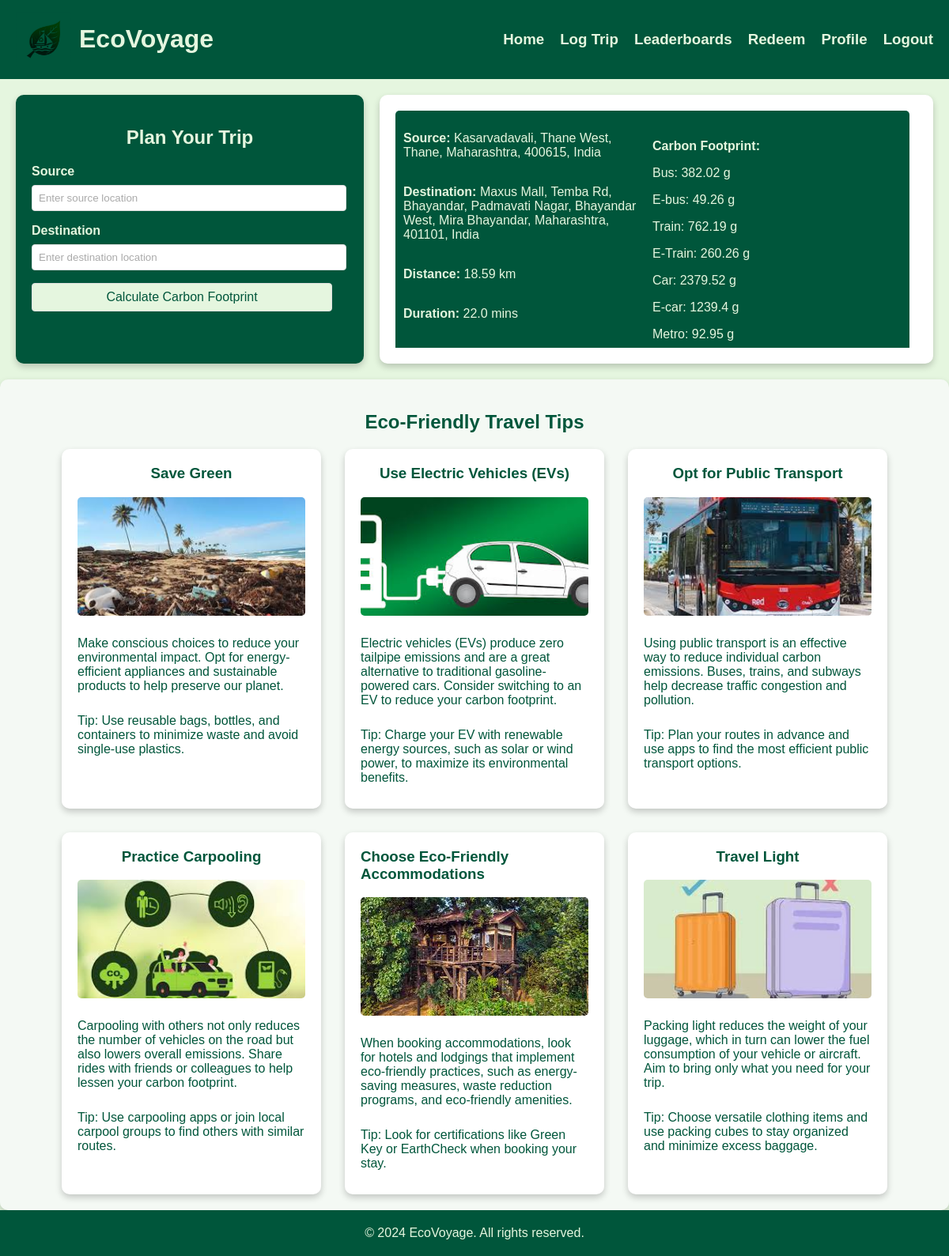
Page /mappage/ (signed in) on the earlier database version.
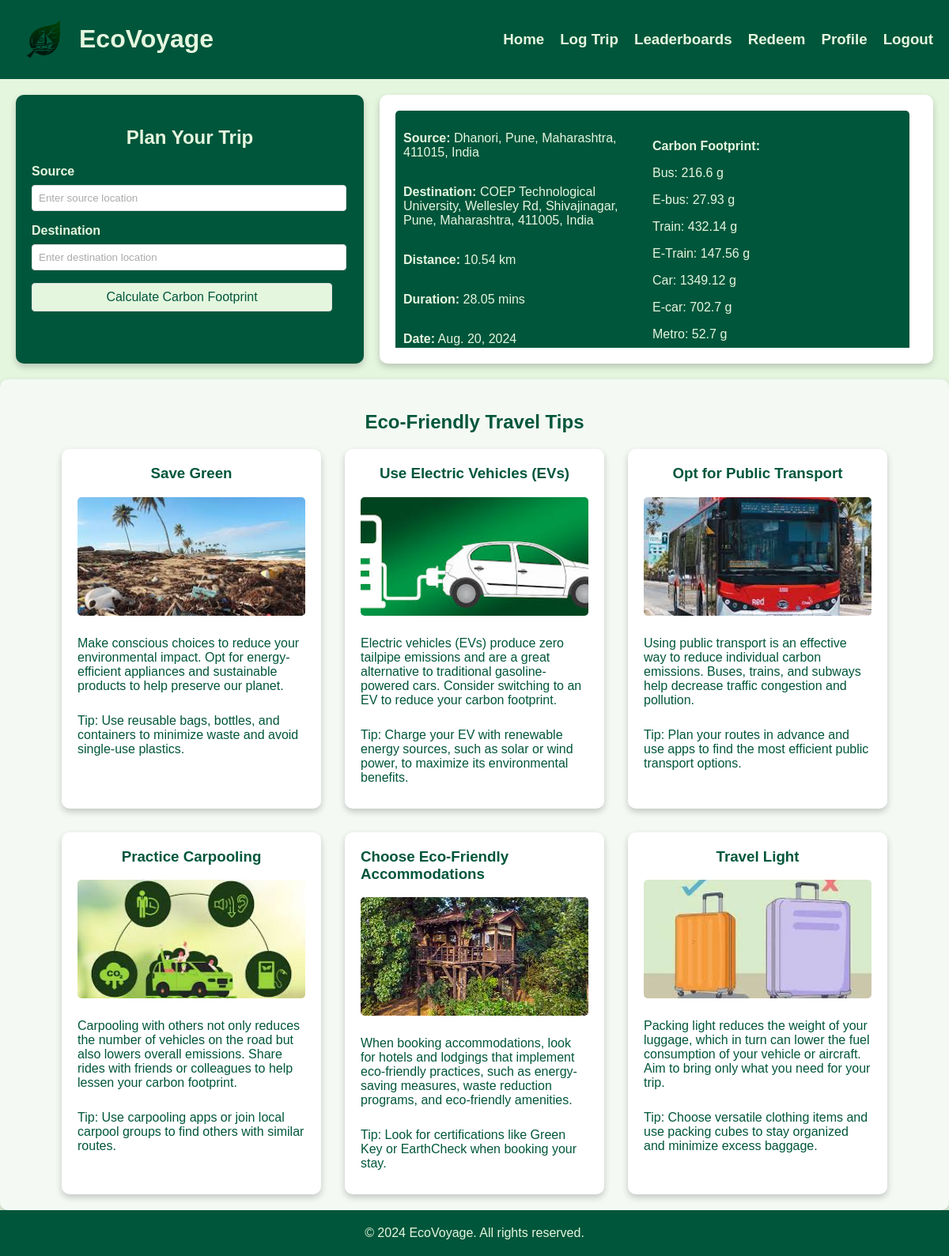
Same page on the later database version.
### mainapp/models.py (models this page shows, shortened)
class Chat(models.Model):
    user = models.ForeignKey(User, on_delete=models.CASCADE)  # Link to the user
    source_lat = models.FloatField()
    source_lng = models.FloatField()
    dest_lat = models.FloatField()
    dest_lng = models.FloatField()
    source_address = models.CharField(max_length=255)
    destination_address = models.CharField(max_length=255)
    search_date = models.DateField()
    search_time = models.TimeField()
    distance = models.FloatField()
    duration = models.FloatField()
    carbon_footprint = models.JSONField()  # Store carbon footprint data in JSON format

### mainapp/views.py (the view, shortened to what this page needs)
# urls.py: path('mappage/', mviews.mappage, name='mappage'),
@csrf_exempt
@login_required(login_url='/login/')
def mappage(request):
    user = request.user
    chats = Chat.objects.filter(user=user).order_by('-search_date', '-search_time')[:5]
    return render(request, 'mainapp/mappage.html', {'chats': chats})

### templates/mainapp/mappage.html (shortened to what this page needs)
{% extends 'mainapp/base.html' %}
{% load static %}
{% block extra_head %}
    <link rel="stylesheet" href="{% static 'css/homepage.css' %}">
{% endblock %}
{% block content %}
<div id="row">
    <div class="form-container">
        <h2>Plan Your Trip</h2>
        <form id="trip-form" action="{% url 'mappage' %}" method="post">
            <label for="source">Source</label>
            <input type="text" id="source-input" name="source-add" placeholder="Enter source location" required />
            <label for="destination">Destination</label>
            <input type="text" id="destination-input" name="destination-add" placeholder="Enter destination location" required />
            <button type="submit" id="calculate-button">Calculate Carbon Footprint</button>
        </form>
    </div>
    <div class="chats">
        <div class="chat-entries">
            {% if chats %}
                {% for chat in chats %}
                <div class="chat-entry">
                    <div class="chat-row">
                        <div class="chat-column">
                            <p><strong>Source:</strong> {{ chat.source_address }}</p>
                            <p><strong>Destination:</strong> {{ chat.destination_address }}</p>
                            <p><strong>Distance:</strong> {{ chat.distance }} km</p>
                            <p><strong>Duration:</strong> {{ chat.duration }} mins</p>
                            <p><strong>Date:</strong> {{ chat.search_date }}</p>
                        </div>
                        <div class="chat-column">
                            <div class="carbon-footprint">
                                <p><strong>Carbon Footprint:</strong></p>
                                {% for mode, footprint in chat.carbon_footprint.items %}
                                    <p>{{ mode }}: {{ footprint }} g</p>
                                {% endfor %}
                            </div>
                        </div>
                    </div>
                </div>
                {% endfor %}
            {% else %}
                <p>No records found.</p>
            {% endif %}
        </div>
    </div>
</div>
<section id="eco-tips" class="eco-tips">
    <h2>Eco-Friendly Travel Tips</h2>
    <div class="tips-container">
        <div class="tip">
            <h3>Save Green</h3>
            <img src="{% static 'images/save-green.jpeg' %}" alt="Save Green">
            <p>Make conscious choices to reduce your environmental impact. Opt for energy-efficient appliances and sustainable products to help preserve our planet.</p>
            <p>Tip: Use reusable bags, bottles, and containers to minimize waste and avoid single-use plastics.</p>
        </div>
        <div class="tip">
            <h3>Use Electric Vehicles (EVs)</h3>
            <img src="{% static 'images/electric-vehicle.jpeg' %}" alt="Electric Vehicles">
            <p>Electric vehicles (EVs) produce zero tailpipe emissions and are a great alternative to traditional gasoline-powered cars. Consider switching to an EV to reduce your carbon footprint.</p>
            <p>Tip: Charge your EV with renewable energy sources, such as solar or wind power, to maximize its environmental benefits.</p>
        </div>
        <div class="tip">
            <h3>Opt for Public Transport</h3>
            <img src="{% static 'images/public-transport.jpeg' %}" alt="Public Transport">
            <p>Using public transport is an effective way to reduce individual carbon emissions. Buses, trains, and subways help decrease traffic congestion and pollution.</p>
            <p>Tip: Plan your routes in advance and use apps to find the most efficient public transport options.</p>
        </div>
        <div class="tip">
            <h3>Practice Carpooling</h3>
            <img src="{% static 'images/car-pooling.jpeg' %}" alt="Carpooling">
            <p>Carpooling with others not only reduces the number of vehicles on the road but also lowers overall emissions. Share rides with friends or colleagues to help lessen your carbon footprint.</p>
            <p>Tip: Use carpooling apps or join local carpool groups to find others with similar routes.</p>
        </div>
        <div class="tip">
            <h3>Choose Eco-Friendly Accommodations</h3>
            <img src="{% static 'images/eco-accomodate.jpeg' %}" alt="Eco-Friendly Accommodations">
            <p>When booking accommodations, look for hotels and lodgings that implement eco-friendly practices, such as energy-saving measures, waste reduction programs, and eco-friendly amenities.</p>
            <p>Tip: Look for certifications like Green Key or EarthCheck when booking your stay.</p>
        </div>
        <div class="tip">
            <h3>Travel Light</h3>
            <img src="{% static 'images/travel-light.jpeg' %}" alt="Travel Light">
            <p>Packing light reduces the weight of your luggage, which in turn can lower the fuel consumption of your vehicle or aircraft. Aim to bring only what you need for your trip.</p>
            <p>Tip: Choose versatile clothing items and use packing cubes to stay organized and minimize excess baggage.</p>
        </div>
    </div>
</section>
{% endblock %}

### templates/mainapp/base.html (shortened to what this page needs)
{% load static %}
<!DOCTYPE html>
<html lang="en">
<head>
    <link href="{% static 'css/landingpage.css'%}" rel="stylesheet">
    {% block extra_head %}{% endblock %}
</head>
<body>
    <header class="navbar">
        <div class="logo">
            <img src="{% static 'images/logo.png' %}" alt="EcoVoyage Logo">
            <h1>EcoVoyage</h1>
        </div>
        <div class="nav-links">
            <ul>
                <li><a href="{% url 'mappage' %}"><h3>Home</h3></a></li>
                <li><a href="{% url 'logtrip' %}"><h3>Log Trip</h3></a></li>
                <li><a href="{% url 'leaderboards' %}"><h3>Leaderboards</h3></a></li>
                <li><a href="{% url 'redeem' %}"><h3>Redeem</h3></a></li>
                <li><a href="{% url 'view_profile' user_id=user.id %}"><h3>Profile</h3></a></li>
                <li><a href="{% url 'logout' %}"><h3>Logout</h3></a></li>
            </ul>
        </div>
    </header>
    <main>
        {% block content %}{% endblock %}
    </main>
    <footer style="background-color: #00563B; color: #E5F6DF; padding: 20px; text-align: center;">
        <div style="max-width: 1200px; margin: 0 auto;">
            <p style="margin: 0;">&copy; 2024 EcoVoyage. All rights reserved.</p>
        </div>
    </footer>
</body>
</html>

### static/css/landingpage.css (style rules this page uses)
body { font-family: Arial, sans-serif; margin: 0; padding: 0; display: flex; flex-direction: column; height: 100vh; justify-content: space-between; background-color: #E5F6DF; }
.navbar { display: flex; justify-content: space-between; align-items: center; padding: 10px 20px; background-color: #00563B; color: #E5F6DF; }
.navbar .logo { display: flex; align-items: center; }
.navbar .logo img { mix-blend-mode: multiply; height: 70px; }
.navbar h1 { color: #E5F6DF; margin-left: 10px; }
.navbar .nav-links { display: flex; gap: 20px; }
.navbar .nav-links ul { display: flex; gap: 20px; list-style: none; padding: 0; margin: 0; }
.navbar .nav-links li { margin: 0; }
.navbar .nav-links a { text-decoration: none; color: #E5F6DF; }
.navbar .nav-links a h3 { margin: 0; }

### static/css/homepage.css (style rules this page uses)
body { font-family: Arial, sans-serif; margin: 0; padding: 0; display: flex; flex-direction: column; height: 100vh; justify-content: space-between; background-color: #E5F6DF; }
#row { display: flex; justify-content: flex-start; align-items: flex-start; gap: 20px; padding: 20px; }
.form-container { background-color: #00563B; padding: 20px; border-radius: 10px; max-width: 400px; height: 300px; box-shadow: 0 4px 8px rgba(0, 0, 0, 0.2); color: #E5F6DF; position: relative; flex-shrink: 0; }
.chats { background-color: #fff; padding: 20px; border-radius: 10px; box-shadow: 0 4px 8px rgba(0, 0, 0, 0.2); color: #00563B; font-size: 16px; flex-grow: 1; min-width: 0; height: 300px; display: flex; flex-direction: column; }
.chat-entries { overflow-y: auto; height: 100%; padding-right: 10px; }
.chat-entry { background-color: #00563B; color: #E5F6DF; padding: 10px; border-radius: 5px; margin-bottom: 15px; }
.chat-row { display: flex; justify-content: space-between; align-items: flex-start; }
.chat-column { display: flex; flex-direction: column; flex: 1; }
.carbon-footprint { margin-top: 10px; }
.form-container h2 { text-align: center; color: #E5F6DF; margin-bottom: 20px; }
.form-container label { display: block; margin-bottom: 8px; color: #E5F6DF; font-weight: bold; }
.form-container input, .form-container select, .form-container button { width: calc(100% - 20px); padding: 8px; margin-bottom: 16px; border: 1px solid #ddd; border-radius: 4px; background-color: #fff; transition: all 0.3s ease; }
.form-container input::placeholder, .form-container select { color: #aaa; }
.form-container button { background-color: #E5F6DF; color: #00563B; font-size: 16px; cursor: pointer; }
#eco-tips { padding: 20px; background-color: #f4f9f4; border-radius: 10px; box-shadow: 0 4px 8px rgba(0, 0, 0, 0.2); }
#eco-tips h2 { text-align: center; color: #00563B; margin-bottom: 20px; }
.tips-container { display: flex; flex-wrap: wrap; gap: 30px; justify-content: center; }
.tip { background-color: #fff; color: #00563B; padding: 20px; border-radius: 10px; box-shadow: 0 4px 8px rgba(0, 0, 0, 0.2); width: calc(30% - 20px); box-sizing: border-box; transition: all 0.3s ease; display: flex; flex-direction: column; align-items: center; }
.tip img { width: 100%; height: 150px; object-fit: cover; border-radius: 5px; margin-bottom: 10px; }
.tip h3 { margin-top: 0; color: #00563B; }
.tip p { margin-bottom: 10px; }

Differences in the rows shown:
no longer on this page (row unchanged): Chat: source_address "Kasarvadavali, Thane West, Thane, Maharashtra, 400615, India", destination_address "Maxus Mall, Temba Rd, Bhayandar, Padmavati Nagar, Bhayandar West, Mira Bhayandar, Maharashtra, 401101, India", distance "18.59", duration "22.0", carbon_footprint "Bus" "E-bus" "Train" "E-Train" "Car" "E-car" "Metro", carbon_footprint "382.02" "49.26" "762.19" "260.26" "2379.52" "1239.4" "92.95"
added Chat: source_address "Dhanori, Pune, Maharashtra, 411015, India", destination_address "COEP Technological University, Wellesley Rd, Shivajinagar, Pune, Maharashtra, 411005, India", distance "10.54", duration "28.05", search_date "Aug. 20, 2024", carbon_footprint "Bus" "E-bus" "Train" "E-Train" "Car" "E-car" "Metro", carbon_footprint "216.6" "27.93" "432.14" "147.56" "1349.12" "702.7" "52.7"
